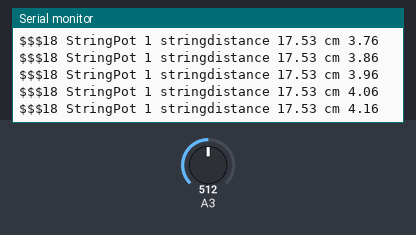
The sketch below on a simulated Arduino Uno, built with avr-gcc and run on an emulated ATmega328P. On the bench: the last lines printed to the serial monitor. The test bench sets the inputs (shaded band); at power-on: A3 = 512.

Above: at 4.2 s.
4.3 s: A3 set to 304
At 4.37 s:
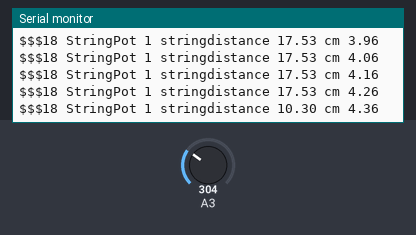
7.3 s: A3 set to 284
At 7.3 s:
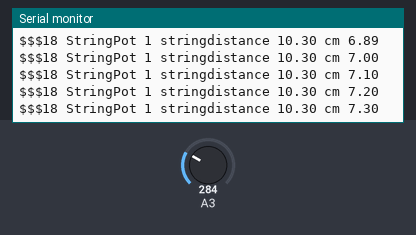
Timing chart, 0 to 10.3 s (numbered marks = the images above; inputs shaded):
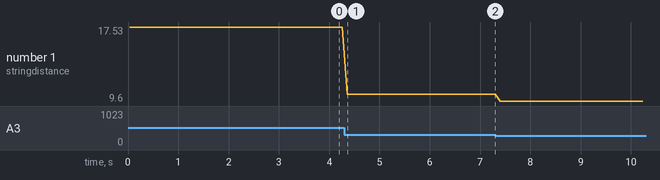

The sketch:

String-potentiometer.ino
```cpp
void setup()
{
    Serial.begin(9600);
    Serial.println("###String Potentiometer Test");
}

void loop() {

    int voltage = analogRead(A3);
    //(max_distance/max_analogRead) * (analogRead - minAnalogRead)
    double distance = (35.0/1006)*(voltage - 8.0); //66.75
    Serial.print("$$$18 StringPot 1 stringdistance ");
    Serial.print(distance);
    Serial.print(" cm ");
    Serial.println(millis()/1000.0);
    delay(100);
}
```

Measured:
- after the input at 4.3 s, the serial monitor: prints a new line after 0.06 s (image 1)
- plotted number 1: 17.53 → 10.3 after the input at 4.3 s
